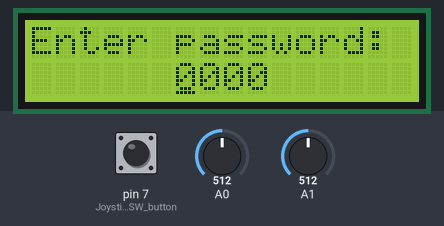
A sketch run on a simulated Arduino Uno, built with avr-gcc and run on an emulated ATmega328P. Shown: 16×2 character LCD. The inputs (shaded band) are chosen by the test bench; at power-on: pin 7 (Joystick_SW_button) HIGH, A0 = 512, A1 = 512.

Above: at 1.2 s.
1.3 s: pin 7 (Joystick_SW_button) pulled LOW for 3.2 s
At 2.4 s:
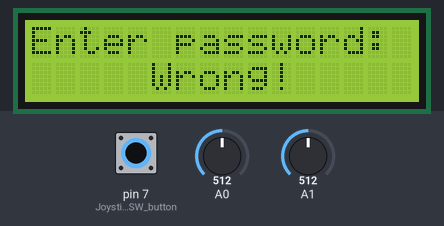
6.8 s: A0 set to 716
At 8.2 s:
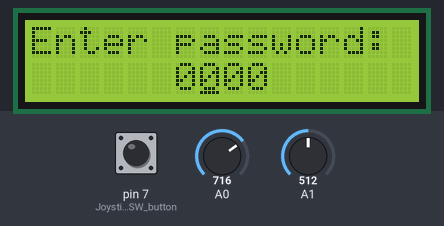
8.3 s: A0 set to 511
9.8 s: A1 set to 716
At 9.92 s:
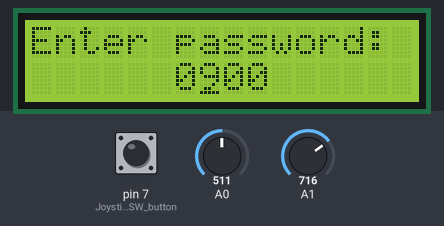
11.3 s: pin 7 (Joystick_SW_button) pulled LOW for 0.15 s
At 13.43 s:
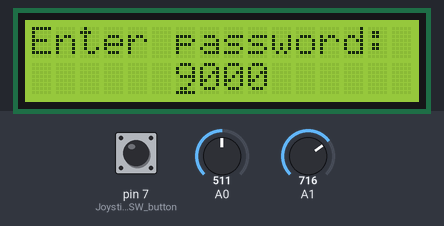
14.4 s: pin 7 (Joystick_SW_button) pulled LOW for 1 s
At 14.9 s:
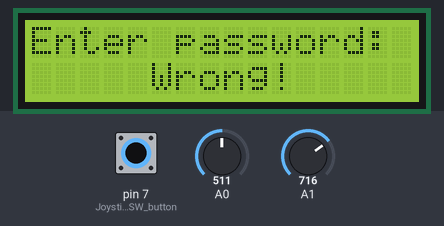
Timing chart, 0 to 17.4 s (numbered marks = the images above; inputs shaded):
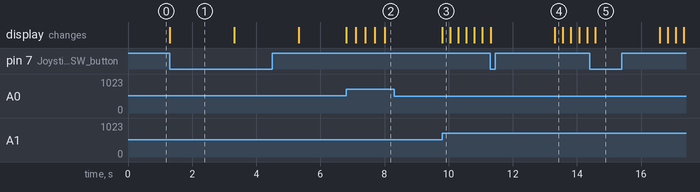

Measured:
- after the input at 1.3 s, the display: changes at once (image 1)
- after the input at 6.8 s, the display: changes at once (image 2)
- after the input at 8.3 s, every drawn part: stays the same
- after the input at 9.8 s, the display: changes at once (image 3)
- after the input at 11.3 s, the display: first changes at once (image 4 shows a later state)
- after the input at 14.4 s, the display: changes after 0.17 s (image 5)
- what the display in image 1 shows lasts 2.0 s, from 1.3 s to 3.3 s

The sketch:

arduino_pin.ino
```cpp
#include <LiquidCrystal.h>

int cursorPos = 0;
int dig[4] = {0, 0, 0, 0};

// LCD Pins: RS=12, Enable=11, D4=5, D5=4, D6=3, D7=2
LiquidCrystal lcd(12, 11, 5, 4, 3, 2);

void resetUI() {
  lcd.clear();
  lcd.setCursor(0, 0);
  lcd.print("Enter password:");

  cursorPos = 0;
  for (int i = 0; i < 4; i++) {
    dig[i] = 0;
  }

  lcd.setCursor(6, 1);
  lcd.print("0000");
  lcd.setCursor(6, 1);
  lcd.cursor();
}

void setup() {
  pinMode(7, INPUT_PULLUP); // Joystick SW button

  lcd.begin(16, 2);
  resetUI();
}

void loop() {
  if (digitalRead(7) == LOW) {
    checkCode();
    delay(2000); // Hold result for 2 seconds
    resetUI();   // Reset UI safely
    return;
  }

  int sensorX = analogRead(A0);
  int sensorY = analogRead(A1);

  // Convert raw readings (0-1023) to angles (0-180)
  float angleX = sensorX * (180.0 / 1023.0);
  float angleY = sensorY * (180.0 / 1023.0);

  if (angleX > 110) {
    moveRight();
    delay(300); // Debounce delay
  } else if (angleX < 60) {
    moveLeft();
    delay(300);
  }
  else if (angleY > 110) {
    decrease(cursorPos);
    delay(250);
  } else if (angleY < 60) {
    increase(cursorPos);
    delay(250);
  }
}

void moveRight() {
  if (cursorPos == 3) {
    cursorPos = 0;
  } else {
    cursorPos++;
  }
  lcd.setCursor(6 + cursorPos, 1);
}

void moveLeft() {
  if (cursorPos == 0) {
    cursorPos = 3;
  } else {
    cursorPos--;
  }
  lcd.setCursor(6 + cursorPos, 1);
}

void increase(int pos) {
  dig[pos] = (dig[pos] == 9) ? 0 : dig[pos] + 1;
  lcd.print(dig[pos]);
  lcd.setCursor(6 + pos, 1);
}

void decrease(int pos) {
  dig[pos] = (dig[pos] == 0) ? 9 : dig[pos] - 1;
  lcd.print(dig[pos]);
  lcd.setCursor(6 + pos, 1);
}

void checkCode() {
  lcd.noCursor();
  lcd.setCursor(0, 1);
  lcd.print("                "); // Clear line 2

  // Password set to 1975
  if (dig[0] == 1 && dig[1] == 9 && dig[2] == 7 && dig[3] == 5) {
    lcd.setCursor(4, 1);
    lcd.print("Correct!");
  } else {
    lcd.setCursor(5, 1);
    lcd.print("Wrong!  ");
  }
}
```
